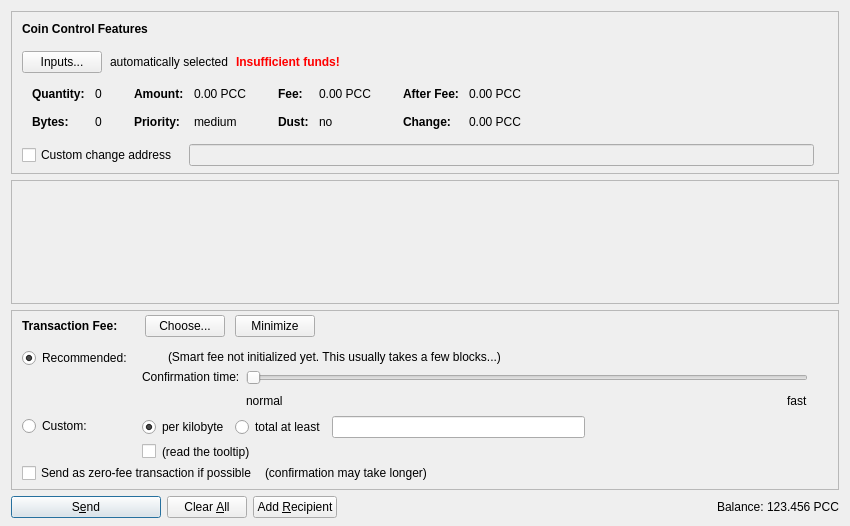
<?xml version="1.0" encoding="UTF-8"?>
<ui version="4.0">
 <class>SendCoinsDialog</class>
 <widget class="QDialog" name="SendCoinsDialog">
  <property name="geometry">
   <rect>
    <x>0</x>
    <y>0</y>
    <width>850</width>
    <height>526</height>
   </rect>
  </property>
  <property name="windowTitle">
   <string>Send Coins</string>
  </property>
  <layout class="QVBoxLayout" name="verticalLayout" stretch="0,1,0,0">
   <property name="bottomMargin">
    <number>8</number>
   </property>
   <item>
    <widget class="QFrame" name="frameCoinControl">
     <property name="sizePolicy">
      <sizepolicy hsizetype="Expanding" vsizetype="Expanding">
       <horstretch>0</horstretch>
       <verstretch>0</verstretch>
      </sizepolicy>
     </property>
     <property name="maximumSize">
      <size>
       <width>16777215</width>
       <height>16777215</height>
      </size>
     </property>
     <property name="frameShape">
      <enum>QFrame::StyledPanel</enum>
     </property>
     <property name="frameShadow">
      <enum>QFrame::Sunken</enum>
     </property>
     <layout class="QVBoxLayout" name="verticalLayoutCoinControl2">
      <property name="spacing">
       <number>0</number>
      </property>
      <property name="leftMargin">
       <number>0</number>
      </property>
      <property name="topMargin">
       <number>0</number>
      </property>
      <property name="rightMargin">
       <number>0</number>
      </property>
      <property name="bottomMargin">
       <number>6</number>
      </property>
      <item>
       <layout class="QVBoxLayout" name="verticalLayoutCoinControl" stretch="0,0,0,0,1">
        <property name="spacing">
         <number>0</number>
        </property>
        <property name="leftMargin">
         <number>10</number>
        </property>
        <property name="topMargin">
         <number>10</number>
        </property>
        <item>
         <layout class="QHBoxLayout" name="horizontalLayoutCoinControl1">
          <property name="bottomMargin">
           <number>15</number>
          </property>
          <item>
           <widget class="QLabel" name="labelCoinControlFeatures">
            <property name="sizePolicy">
             <sizepolicy hsizetype="Preferred" vsizetype="Maximum">
              <horstretch>0</horstretch>
              <verstretch>0</verstretch>
             </sizepolicy>
            </property>
            <property name="font">
             <font>
              <weight>75</weight>
              <bold>true</bold>
             </font>
            </property>
            <property name="styleSheet">
             <string notr="true">font-weight:bold;</string>
            </property>
            <property name="text">
             <string>Coin Control Features</string>
            </property>
           </widget>
          </item>
         </layout>
        </item>
        <item>
         <layout class="QHBoxLayout" name="horizontalLayoutCoinControl2" stretch="0,0,0,0">
          <property name="spacing">
           <number>8</number>
          </property>
          <property name="bottomMargin">
           <number>10</number>
          </property>
          <item>
           <widget class="QPushButton" name="pushButtonCoinControl">
            <property name="styleSheet">
             <string notr="true"/>
            </property>
            <property name="text">
             <string>Inputs...</string>
            </property>
            <property name="autoDefault">
             <bool>false</bool>
            </property>
           </widget>
          </item>
          <item>
           <widget class="QLabel" name="labelCoinControlAutomaticallySelected">
            <property name="text">
             <string>automatically selected</string>
            </property>
            <property name="margin">
             <number>5</number>
            </property>
           </widget>
          </item>
          <item>
           <widget class="QLabel" name="labelCoinControlInsuffFunds">
            <property name="font">
             <font>
              <weight>75</weight>
              <bold>true</bold>
             </font>
            </property>
            <property name="styleSheet">
             <string notr="true">color:red;font-weight:bold;</string>
            </property>
            <property name="text">
             <string>Insufficient funds!</string>
            </property>
            <property name="margin">
             <number>5</number>
            </property>
           </widget>
          </item>
          <item>
           <spacer name="horizontalSpacerCoinControl">
            <property name="orientation">
             <enum>Qt::Horizontal</enum>
            </property>
            <property name="sizeHint" stdset="0">
             <size>
              <width>40</width>
              <height>1</height>
             </size>
            </property>
           </spacer>
          </item>
         </layout>
        </item>
        <item>
         <widget class="QWidget" name="widgetCoinControl" native="true">
          <property name="sizePolicy">
           <sizepolicy hsizetype="Preferred" vsizetype="Preferred">
            <horstretch>0</horstretch>
            <verstretch>0</verstretch>
           </sizepolicy>
          </property>
          <property name="minimumSize">
           <size>
            <width>0</width>
            <height>0</height>
           </size>
          </property>
          <property name="styleSheet">
           <string notr="true"/>
          </property>
          <layout class="QHBoxLayout" name="horizontalLayoutCoinControl5">
           <property name="leftMargin">
            <number>0</number>
           </property>
           <property name="topMargin">
            <number>0</number>
           </property>
           <property name="rightMargin">
            <number>0</number>
           </property>
           <property name="bottomMargin">
            <number>0</number>
           </property>
           <item>
            <layout class="QHBoxLayout" name="horizontalLayoutCoinControl3" stretch="0,0,0,1">
             <property name="spacing">
              <number>20</number>
             </property>
             <property name="topMargin">
              <number>0</number>
             </property>
             <property name="bottomMargin">
              <number>10</number>
             </property>
             <item>
              <layout class="QFormLayout" name="formLayoutCoinControl1">
               <property name="horizontalSpacing">
                <number>10</number>
               </property>
               <property name="verticalSpacing">
                <number>14</number>
               </property>
               <property name="leftMargin">
                <number>10</number>
               </property>
               <property name="topMargin">
                <number>4</number>
               </property>
               <property name="rightMargin">
                <number>6</number>
               </property>
               <item row="0" column="0">
                <widget class="QLabel" name="labelCoinControlQuantityText">
                 <property name="font">
                  <font>
                   <weight>75</weight>
                   <bold>true</bold>
                  </font>
                 </property>
                 <property name="text">
                  <string>Quantity:</string>
                 </property>
                 <property name="margin">
                  <number>0</number>
                 </property>
                </widget>
               </item>
               <item row="0" column="1">
                <widget class="QLabel" name="labelCoinControlQuantity">
                 <property name="cursor">
                  <cursorShape>IBeamCursor</cursorShape>
                 </property>
                 <property name="contextMenuPolicy">
                  <enum>Qt::ActionsContextMenu</enum>
                 </property>
                 <property name="text">
                  <string notr="true">0</string>
                 </property>
                 <property name="margin">
                  <number>0</number>
                 </property>
                 <property name="textInteractionFlags">
                  <set>Qt::LinksAccessibleByMouse|Qt::TextSelectableByKeyboard|Qt::TextSelectableByMouse</set>
                 </property>
                </widget>
               </item>
               <item row="1" column="0">
                <widget class="QLabel" name="labelCoinControlBytesText">
                 <property name="font">
                  <font>
                   <weight>75</weight>
                   <bold>true</bold>
                  </font>
                 </property>
                 <property name="text">
                  <string>Bytes:</string>
                 </property>
                </widget>
               </item>
               <item row="1" column="1">
                <widget class="QLabel" name="labelCoinControlBytes">
                 <property name="cursor">
                  <cursorShape>IBeamCursor</cursorShape>
                 </property>
                 <property name="contextMenuPolicy">
                  <enum>Qt::ActionsContextMenu</enum>
                 </property>
                 <property name="text">
                  <string notr="true">0</string>
                 </property>
                 <property name="textInteractionFlags">
                  <set>Qt::LinksAccessibleByMouse|Qt::TextSelectableByKeyboard|Qt::TextSelectableByMouse</set>
                 </property>
                </widget>
               </item>
              </layout>
             </item>
             <item>
              <layout class="QFormLayout" name="formLayoutCoinControl2">
               <property name="horizontalSpacing">
                <number>10</number>
               </property>
               <property name="verticalSpacing">
                <number>14</number>
               </property>
               <property name="leftMargin">
                <number>6</number>
               </property>
               <property name="topMargin">
                <number>4</number>
               </property>
               <property name="rightMargin">
                <number>6</number>
               </property>
               <item row="0" column="0">
                <widget class="QLabel" name="labelCoinControlAmountText">
                 <property name="font">
                  <font>
                   <weight>75</weight>
                   <bold>true</bold>
                  </font>
                 </property>
                 <property name="text">
                  <string>Amount:</string>
                 </property>
                 <property name="margin">
                  <number>0</number>
                 </property>
                </widget>
               </item>
               <item row="0" column="1">
                <widget class="QLabel" name="labelCoinControlAmount">
                 <property name="cursor">
                  <cursorShape>IBeamCursor</cursorShape>
                 </property>
                 <property name="contextMenuPolicy">
                  <enum>Qt::ActionsContextMenu</enum>
                 </property>
                 <property name="text">
                  <string notr="true">0.00 PCC</string>
                 </property>
                 <property name="textInteractionFlags">
                  <set>Qt::LinksAccessibleByMouse|Qt::TextSelectableByKeyboard|Qt::TextSelectableByMouse</set>
                 </property>
                </widget>
               </item>
               <item row="1" column="0">
                <widget class="QLabel" name="labelCoinControlPriorityText">
                 <property name="font">
                  <font>
                   <weight>75</weight>
                   <bold>true</bold>
                  </font>
                 </property>
                 <property name="text">
                  <string>Priority:</string>
                 </property>
                </widget>
               </item>
               <item row="1" column="1">
                <widget class="QLabel" name="labelCoinControlPriority">
                 <property name="cursor">
                  <cursorShape>IBeamCursor</cursorShape>
                 </property>
                 <property name="contextMenuPolicy">
                  <enum>Qt::ActionsContextMenu</enum>
                 </property>
                 <property name="text">
                  <string notr="true">medium</string>
                 </property>
                 <property name="textInteractionFlags">
                  <set>Qt::LinksAccessibleByMouse|Qt::TextSelectableByKeyboard|Qt::TextSelectableByMouse</set>
                 </property>
                </widget>
               </item>
              </layout>
             </item>
             <item>
              <layout class="QFormLayout" name="formLayoutCoinControl3">
               <property name="horizontalSpacing">
                <number>10</number>
               </property>
               <property name="verticalSpacing">
                <number>14</number>
               </property>
               <property name="leftMargin">
                <number>6</number>
               </property>
               <property name="topMargin">
                <number>4</number>
               </property>
               <property name="rightMargin">
                <number>6</number>
               </property>
               <item row="0" column="0">
                <widget class="QLabel" name="labelCoinControlFeeText">
                 <property name="font">
                  <font>
                   <weight>75</weight>
                   <bold>true</bold>
                  </font>
                 </property>
                 <property name="text">
                  <string>Fee:</string>
                 </property>
                 <property name="margin">
                  <number>0</number>
                 </property>
                </widget>
               </item>
               <item row="0" column="1">
                <widget class="QLabel" name="labelCoinControlFee">
                 <property name="cursor">
                  <cursorShape>IBeamCursor</cursorShape>
                 </property>
                 <property name="contextMenuPolicy">
                  <enum>Qt::ActionsContextMenu</enum>
                 </property>
                 <property name="text">
                  <string notr="true">0.00 PCC</string>
                 </property>
                 <property name="textInteractionFlags">
                  <set>Qt::LinksAccessibleByMouse|Qt::TextSelectableByKeyboard|Qt::TextSelectableByMouse</set>
                 </property>
                </widget>
               </item>
               <item row="1" column="0">
                <widget class="QLabel" name="labelCoinControlLowOutputText">
                 <property name="font">
                  <font>
                   <weight>75</weight>
                   <bold>true</bold>
                  </font>
                 </property>
                 <property name="text">
                  <string>Dust:</string>
                 </property>
                </widget>
               </item>
               <item row="1" column="1">
                <widget class="QLabel" name="labelCoinControlLowOutput">
                 <property name="cursor">
                  <cursorShape>IBeamCursor</cursorShape>
                 </property>
                 <property name="contextMenuPolicy">
                  <enum>Qt::ActionsContextMenu</enum>
                 </property>
                 <property name="text">
                  <string notr="true">no</string>
                 </property>
                 <property name="textInteractionFlags">
                  <set>Qt::LinksAccessibleByMouse|Qt::TextSelectableByKeyboard|Qt::TextSelectableByMouse</set>
                 </property>
                </widget>
               </item>
              </layout>
             </item>
             <item>
              <layout class="QFormLayout" name="formLayoutCoinControl4">
               <property name="horizontalSpacing">
                <number>10</number>
               </property>
               <property name="verticalSpacing">
                <number>14</number>
               </property>
               <property name="leftMargin">
                <number>6</number>
               </property>
               <property name="topMargin">
                <number>4</number>
               </property>
               <property name="rightMargin">
                <number>6</number>
               </property>
               <item row="0" column="0">
                <widget class="QLabel" name="labelCoinControlAfterFeeText">
                 <property name="font">
                  <font>
                   <weight>75</weight>
                   <bold>true</bold>
                  </font>
                 </property>
                 <property name="text">
                  <string>After Fee:</string>
                 </property>
                 <property name="margin">
                  <number>0</number>
                 </property>
                </widget>
               </item>
               <item row="0" column="1">
                <widget class="QLabel" name="labelCoinControlAfterFee">
                 <property name="cursor">
                  <cursorShape>IBeamCursor</cursorShape>
                 </property>
                 <property name="contextMenuPolicy">
                  <enum>Qt::ActionsContextMenu</enum>
                 </property>
                 <property name="text">
                  <string notr="true">0.00 PCC</string>
                 </property>
                 <property name="textInteractionFlags">
                  <set>Qt::LinksAccessibleByMouse|Qt::TextSelectableByKeyboard|Qt::TextSelectableByMouse</set>
                 </property>
                </widget>
               </item>
               <item row="1" column="0">
                <widget class="QLabel" name="labelCoinControlChangeText">
                 <property name="font">
                  <font>
                   <weight>75</weight>
                   <bold>true</bold>
                  </font>
                 </property>
                 <property name="text">
                  <string>Change:</string>
                 </property>
                </widget>
               </item>
               <item row="1" column="1">
                <widget class="QLabel" name="labelCoinControlChange">
                 <property name="cursor">
                  <cursorShape>IBeamCursor</cursorShape>
                 </property>
                 <property name="contextMenuPolicy">
                  <enum>Qt::ActionsContextMenu</enum>
                 </property>
                 <property name="text">
                  <string notr="true">0.00 PCC</string>
                 </property>
                 <property name="textInteractionFlags">
                  <set>Qt::LinksAccessibleByMouse|Qt::TextSelectableByKeyboard|Qt::TextSelectableByMouse</set>
                 </property>
                </widget>
               </item>
              </layout>
             </item>
            </layout>
           </item>
          </layout>
         </widget>
        </item>
        <item>
         <layout class="QHBoxLayout" name="horizontalLayoutCoinControl4" stretch="0,0,0">
          <property name="spacing">
           <number>12</number>
          </property>
          <property name="sizeConstraint">
           <enum>QLayout::SetDefaultConstraint</enum>
          </property>
          <property name="topMargin">
           <number>5</number>
          </property>
          <property name="rightMargin">
           <number>5</number>
          </property>
          <item>
           <widget class="QCheckBox" name="checkBoxCoinControlChange">
            <property name="toolTip">
             <string>If this is activated, but the change address is empty or invalid, change will be sent to a newly generated address.</string>
            </property>
            <property name="text">
             <string>Custom change address</string>
            </property>
           </widget>
          </item>
          <item>
           <widget class="QValidatedLineEdit" name="lineEditCoinControlChange">
            <property name="enabled">
             <bool>false</bool>
            </property>
            <property name="sizePolicy">
             <sizepolicy hsizetype="Expanding" vsizetype="Fixed">
              <horstretch>0</horstretch>
              <verstretch>0</verstretch>
             </sizepolicy>
            </property>
           </widget>
          </item>
          <item>
           <widget class="QLabel" name="labelCoinControlChangeLabel">
            <property name="sizePolicy">
             <sizepolicy hsizetype="Preferred" vsizetype="Expanding">
              <horstretch>0</horstretch>
              <verstretch>0</verstretch>
             </sizepolicy>
            </property>
            <property name="minimumSize">
             <size>
              <width>0</width>
              <height>0</height>
             </size>
            </property>
            <property name="text">
             <string/>
            </property>
            <property name="margin">
             <number>3</number>
            </property>
           </widget>
          </item>
         </layout>
        </item>
        <item>
         <spacer name="verticalSpacerCoinControl">
          <property name="orientation">
           <enum>Qt::Vertical</enum>
          </property>
          <property name="sizeHint" stdset="0">
           <size>
            <width>800</width>
            <height>1</height>
           </size>
          </property>
         </spacer>
        </item>
       </layout>
      </item>
     </layout>
    </widget>
   </item>
   <item>
    <widget class="QScrollArea" name="scrollArea">
     <property name="widgetResizable">
      <bool>true</bool>
     </property>
     <widget class="QWidget" name="scrollAreaWidgetContents">
      <property name="geometry">
       <rect>
        <x>0</x>
        <y>0</y>
        <width>830</width>
        <height>68</height>
       </rect>
      </property>
      <layout class="QVBoxLayout" name="verticalLayout_2" stretch="0,1">
       <property name="leftMargin">
        <number>0</number>
       </property>
       <property name="topMargin">
        <number>0</number>
       </property>
       <property name="rightMargin">
        <number>0</number>
       </property>
       <property name="bottomMargin">
        <number>0</number>
       </property>
       <item>
        <layout class="QVBoxLayout" name="entries">
         <property name="spacing">
          <number>6</number>
         </property>
        </layout>
       </item>
       <item>
        <spacer name="verticalSpacer">
         <property name="orientation">
          <enum>Qt::Vertical</enum>
         </property>
         <property name="sizeHint" stdset="0">
          <size>
           <width>20</width>
           <height>40</height>
          </size>
         </property>
        </spacer>
       </item>
      </layout>
     </widget>
    </widget>
   </item>
   <item>
    <widget class="QFrame" name="frameFee">
     <property name="sizePolicy">
      <sizepolicy hsizetype="Expanding" vsizetype="Expanding">
       <horstretch>0</horstretch>
       <verstretch>0</verstretch>
      </sizepolicy>
     </property>
     <property name="maximumSize">
      <size>
       <width>16777215</width>
       <height>16777215</height>
      </size>
     </property>
     <property name="frameShape">
      <enum>QFrame::StyledPanel</enum>
     </property>
     <property name="frameShadow">
      <enum>QFrame::Sunken</enum>
     </property>
     <layout class="QVBoxLayout" name="verticalLayoutFee1">
      <property name="spacing">
       <number>0</number>
      </property>
      <property name="leftMargin">
       <number>0</number>
      </property>
      <property name="topMargin">
       <number>0</number>
      </property>
      <property name="rightMargin">
       <number>0</number>
      </property>
      <property name="bottomMargin">
       <number>0</number>
      </property>
      <item>
       <layout class="QVBoxLayout" name="verticalLayoutFee2" stretch="0,0,0">
        <property name="spacing">
         <number>0</number>
        </property>
        <property name="leftMargin">
         <number>10</number>
        </property>
        <property name="topMargin">
         <number>0</number>
        </property>
        <item>
         <layout class="QHBoxLayout" name="horizontalLayoutFee1">
          <property name="bottomMargin">
           <number>0</number>
          </property>
          <item>
           <layout class="QVBoxLayout" name="verticalLayoutFee7">
            <property name="spacing">
             <number>0</number>
            </property>
            <item>
             <spacer name="verticalSpacerSmartFee">
              <property name="orientation">
               <enum>Qt::Vertical</enum>
              </property>
              <property name="sizeType">
               <enum>QSizePolicy::Fixed</enum>
              </property>
              <property name="sizeHint" stdset="0">
               <size>
                <width>1</width>
                <height>4</height>
               </size>
              </property>
             </spacer>
            </item>
            <item>
             <layout class="QHBoxLayout" name="horizontalLayoutSmartFee">
              <property name="spacing">
               <number>10</number>
              </property>
              <item>
               <widget class="QLabel" name="labelFeeHeadline">
                <property name="sizePolicy">
                 <sizepolicy hsizetype="Preferred" vsizetype="Maximum">
                  <horstretch>0</horstretch>
                  <verstretch>0</verstretch>
                 </sizepolicy>
                </property>
                <property name="font">
                 <font>
                  <weight>75</weight>
                  <bold>true</bold>
                 </font>
                </property>
                <property name="styleSheet">
                 <string notr="true">font-weight:bold;</string>
                </property>
                <property name="text">
                 <string>Transaction Fee:</string>
                </property>
               </widget>
              </item>
              <item>
               <widget class="QLabel" name="labelFeeMinimized">
                <property name="text">
                 <string/>
                </property>
               </widget>
              </item>
              <item>
               <widget class="QPushButton" name="buttonChooseFee">
                <property name="text">
                 <string>Choose...</string>
                </property>
               </widget>
              </item>
              <item>
               <widget class="QPushButton" name="buttonMinimizeFee">
                <property name="toolTip">
                 <string>collapse fee-settings</string>
                </property>
                <property name="text">
                 <string>Minimize</string>
                </property>
               </widget>
              </item>
             </layout>
            </item>
            <item>
             <spacer name="verticalSpacer_5">
              <property name="orientation">
               <enum>Qt::Vertical</enum>
              </property>
              <property name="sizeHint" stdset="0">
               <size>
                <width>1</width>
                <height>1</height>
               </size>
              </property>
             </spacer>
            </item>
           </layout>
          </item>
          <item>
           <spacer name="horizontalSpacer_4">
            <property name="orientation">
             <enum>Qt::Horizontal</enum>
            </property>
            <property name="sizeHint" stdset="0">
             <size>
              <width>40</width>
              <height>20</height>
             </size>
            </property>
           </spacer>
          </item>
         </layout>
        </item>
        <item>
         <widget class="QFrame" name="frameFeeSelection">
          <layout class="QVBoxLayout" name="verticalLayoutFee12">
           <property name="spacing">
            <number>0</number>
           </property>
           <property name="leftMargin">
            <number>0</number>
           </property>
           <property name="topMargin">
            <number>0</number>
           </property>
           <property name="rightMargin">
            <number>0</number>
           </property>
           <property name="bottomMargin">
            <number>0</number>
           </property>
           <item>
            <layout class="QGridLayout" name="gridLayoutFee">
             <property name="topMargin">
              <number>10</number>
             </property>
             <property name="bottomMargin">
              <number>4</number>
             </property>
             <property name="horizontalSpacing">
              <number>10</number>
             </property>
             <property name="verticalSpacing">
              <number>4</number>
             </property>
             <item row="1" column="1">
              <layout class="QVBoxLayout" name="verticalLayoutFee8">
               <property name="spacing">
                <number>6</number>
               </property>
               <item>
                <layout class="QHBoxLayout" name="horizontalLayoutFee13">
                 <item>
                  <widget class="QRadioButton" name="radioCustomPerKilobyte">
                   <property name="toolTip">
                    <string>If the custom fee is set to 1000 satoshis and the transaction is only 250 bytes, then &quot;per kilobyte&quot; only pays 250 satoshis in fee, while &quot;at least&quot; pays 1000 satoshis. For transactions bigger than a kilobyte both pay by kilobyte.</string>
                   </property>
                   <property name="text">
                    <string>per kilobyte</string>
                   </property>
                   <property name="checked">
                    <bool>true</bool>
                   </property>
                   <attribute name="buttonGroup">
                    <string notr="true">groupCustomFee</string>
                   </attribute>
                  </widget>
                 </item>
                 <item>
                  <widget class="QRadioButton" name="radioCustomAtLeast">
                   <property name="toolTip">
                    <string>If the custom fee is set to 1000 satoshis and the transaction is only 250 bytes, then &quot;per kilobyte&quot; only pays 250 satoshis in fee, while &quot;total at least&quot; pays 1000 satoshis. For transactions bigger than a kilobyte both pay by kilobyte.</string>
                   </property>
                   <property name="text">
                    <string>total at least</string>
                   </property>
                   <attribute name="buttonGroup">
                    <string notr="true">groupCustomFee</string>
                   </attribute>
                  </widget>
                 </item>
                 <item>
                  <widget class="BitcoinAmountField" name="customFee"/>
                 </item>
                 <item>
                  <spacer name="horizontalSpacer_6">
                   <property name="orientation">
                    <enum>Qt::Horizontal</enum>
                   </property>
                   <property name="sizeHint" stdset="0">
                    <size>
                     <width>1</width>
                     <height>1</height>
                    </size>
                   </property>
                  </spacer>
                 </item>
                </layout>
               </item>
               <item>
                <layout class="QHBoxLayout" name="horizontalLayoutFee8">
                 <item>
                  <widget class="QCheckBox" name="checkBoxMinimumFee">
                   <property name="toolTip">
                    <string>Paying only the minimum fee is just fine as long as there is less transaction volume than space in the blocks. But be aware that this can end up in a never confirming transaction once there is more demand for polishcoin transactions than the network can process.</string>
                   </property>
                   <property name="text">
                    <string/>
                   </property>
                  </widget>
                 </item>
                 <item>
                  <widget class="QLabel" name="labelMinFeeWarning">
                   <property name="enabled">
                    <bool>true</bool>
                   </property>
                   <property name="toolTip">
                    <string>Paying only the minimum fee is just fine as long as there is less transaction volume than space in the blocks. But be aware that this can end up in a never confirming transaction once there is more demand for polishcoin transactions than the network can process.</string>
                   </property>
                   <property name="text">
                    <string>(read the tooltip)</string>
                   </property>
                   <property name="margin">
                    <number>5</number>
                   </property>
                  </widget>
                 </item>
                 <item>
                  <spacer name="horizontalSpacer_2">
                   <property name="orientation">
                    <enum>Qt::Horizontal</enum>
                   </property>
                   <property name="sizeHint" stdset="0">
                    <size>
                     <width>1</width>
                     <height>1</height>
                    </size>
                   </property>
                  </spacer>
                 </item>
                </layout>
               </item>
              </layout>
             </item>
             <item row="0" column="0">
              <layout class="QVBoxLayout" name="verticalLayoutFee4" stretch="0,1">
               <item>
                <widget class="QRadioButton" name="radioSmartFee">
                 <property name="text">
                  <string>Recommended:</string>
                 </property>
                 <property name="checked">
                  <bool>true</bool>
                 </property>
                 <attribute name="buttonGroup">
                  <string notr="true">groupFee</string>
                 </attribute>
                </widget>
               </item>
               <item>
                <spacer name="verticalSpacer_2">
                 <property name="orientation">
                  <enum>Qt::Vertical</enum>
                 </property>
                 <property name="sizeHint" stdset="0">
                  <size>
                   <width>1</width>
                   <height>1</height>
                  </size>
                 </property>
                </spacer>
               </item>
              </layout>
             </item>
             <item row="1" column="0">
              <layout class="QVBoxLayout" name="verticalLayoutFee9" stretch="0,1">
               <item>
                <widget class="QRadioButton" name="radioCustomFee">
                 <property name="text">
                  <string>Custom:</string>
                 </property>
                 <attribute name="buttonGroup">
                  <string notr="true">groupFee</string>
                 </attribute>
                </widget>
               </item>
               <item>
                <spacer name="verticalSpacer_6">
                 <property name="orientation">
                  <enum>Qt::Vertical</enum>
                 </property>
                 <property name="sizeHint" stdset="0">
                  <size>
                   <width>1</width>
                   <height>1</height>
                  </size>
                 </property>
                </spacer>
               </item>
              </layout>
             </item>
             <item row="0" column="1">
              <layout class="QVBoxLayout" name="verticalLayoutFee3" stretch="0,0,1">
               <property name="spacing">
                <number>6</number>
               </property>
               <property name="topMargin">
                <number>2</number>
               </property>
               <item>
                <layout class="QHBoxLayout" name="horizontalLayoutFee12">
                 <item>
                  <widget class="QLabel" name="labelSmartFee">
                   <property name="text">
                    <string/>
                   </property>
                   <property name="margin">
                    <number>2</number>
                   </property>
                  </widget>
                 </item>
                 <item>
                  <widget class="QLabel" name="labelFeeEstimation">
                   <property name="text">
                    <string/>
                   </property>
                  </widget>
                 </item>
                 <item>
                  <widget class="QLabel" name="labelSmartFee2">
                   <property name="text">
                    <string>(Smart fee not initialized yet. This usually takes a few blocks...)</string>
                   </property>
                   <property name="margin">
                    <number>2</number>
                   </property>
                  </widget>
                 </item>
                 <item>
                  <spacer name="horizontalSpacer_5">
                   <property name="orientation">
                    <enum>Qt::Horizontal</enum>
                   </property>
                   <property name="sizeHint" stdset="0">
                    <size>
                     <width>1</width>
                     <height>1</height>
                    </size>
                   </property>
                  </spacer>
                 </item>
                </layout>
               </item>
               <item>
                <layout class="QHBoxLayout" name="horizontalLayoutFee9">
                 <item>
                  <layout class="QVBoxLayout" name="verticalLayoutFee6">
                   <item>
                    <widget class="QLabel" name="labelSmartFee3">
                     <property name="text">
                      <string>Confirmation time:</string>
                     </property>
                     <property name="margin">
                      <number>2</number>
                     </property>
                    </widget>
                   </item>
                   <item>
                    <spacer name="verticalSpacer_3">
                     <property name="orientation">
                      <enum>Qt::Vertical</enum>
                     </property>
                     <property name="sizeHint" stdset="0">
                      <size>
                       <width>1</width>
                       <height>1</height>
                      </size>
                     </property>
                    </spacer>
                   </item>
                  </layout>
                 </item>
                 <item>
                  <layout class="QVBoxLayout" name="verticalLayoutFee5">
                   <property name="rightMargin">
                    <number>30</number>
                   </property>
                   <item>
                    <widget class="QSlider" name="sliderSmartFee">
                     <property name="minimum">
                      <number>0</number>
                     </property>
                     <property name="maximum">
                      <number>24</number>
                     </property>
                     <property name="pageStep">
                      <number>1</number>
                     </property>
                     <property name="value">
                      <number>0</number>
                     </property>
                     <property name="orientation">
                      <enum>Qt::Horizontal</enum>
                     </property>
                     <property name="invertedAppearance">
                      <bool>false</bool>
                     </property>
                     <property name="invertedControls">
                      <bool>false</bool>
                     </property>
                     <property name="tickPosition">
                      <enum>QSlider::NoTicks</enum>
                     </property>
                    </widget>
                   </item>
                   <item>
                    <layout class="QHBoxLayout" name="horizontalLayoutFee10">
                     <item>
                      <widget class="QLabel" name="labelSmartFeeNormal">
                       <property name="text">
                        <string>normal</string>
                       </property>
                      </widget>
                     </item>
                     <item>
                      <spacer name="horizontalSpacer_3">
                       <property name="orientation">
                        <enum>Qt::Horizontal</enum>
                       </property>
                       <property name="sizeHint" stdset="0">
                        <size>
                         <width>40</width>
                         <height>20</height>
                        </size>
                       </property>
                      </spacer>
                     </item>
                     <item>
                      <widget class="QLabel" name="labelSmartFeeFast">
                       <property name="text">
                        <string>fast</string>
                       </property>
                      </widget>
                     </item>
                    </layout>
                   </item>
                  </layout>
                 </item>
                </layout>
               </item>
               <item>
                <spacer name="verticalSpacer_4">
                 <property name="orientation">
                  <enum>Qt::Vertical</enum>
                 </property>
                 <property name="sizeHint" stdset="0">
                  <size>
                   <width>1</width>
                   <height>1</height>
                  </size>
                 </property>
                </spacer>
               </item>
              </layout>
             </item>
            </layout>
           </item>
           <item>
            <layout class="QHBoxLayout" name="horizontalLayoutFee5" stretch="0,0,0">
             <property name="spacing">
              <number>8</number>
             </property>
             <property name="bottomMargin">
              <number>4</number>
             </property>
             <item>
              <widget class="QCheckBox" name="checkBoxFreeTx">
               <property name="text">
                <string>Send as zero-fee transaction if possible</string>
               </property>
              </widget>
             </item>
             <item>
              <widget class="QLabel" name="labelFreeTx">
               <property name="text">
                <string>(confirmation may take longer)</string>
               </property>
               <property name="margin">
                <number>5</number>
               </property>
              </widget>
             </item>
             <item>
              <spacer name="horizontalSpacerFee5">
               <property name="orientation">
                <enum>Qt::Horizontal</enum>
               </property>
               <property name="sizeHint" stdset="0">
                <size>
                 <width>1</width>
                 <height>1</height>
                </size>
               </property>
              </spacer>
             </item>
            </layout>
           </item>
           <item>
            <spacer name="verticalSpacerFee2">
             <property name="orientation">
              <enum>Qt::Vertical</enum>
             </property>
             <property name="sizeHint" stdset="0">
              <size>
               <width>1</width>
               <height>1</height>
              </size>
             </property>
            </spacer>
           </item>
          </layout>
         </widget>
        </item>
        <item>
         <spacer name="verticalSpacerFee">
          <property name="orientation">
           <enum>Qt::Vertical</enum>
          </property>
          <property name="sizeHint" stdset="0">
           <size>
            <width>800</width>
            <height>1</height>
           </size>
          </property>
         </spacer>
        </item>
       </layout>
      </item>
     </layout>
    </widget>
   </item>
   <item>
    <layout class="QHBoxLayout" name="horizontalLayout">
     <item>
      <widget class="QPushButton" name="sendButton">
       <property name="minimumSize">
        <size>
         <width>150</width>
         <height>0</height>
        </size>
       </property>
       <property name="toolTip">
        <string>Confirm the send action</string>
       </property>
       <property name="text">
        <string>S&amp;end</string>
       </property>
       <property name="icon">
        <iconset resource="../bitcoin.qrc">
         <normaloff>:/icons/send</normaloff>:/icons/send</iconset>
       </property>
       <property name="autoDefault">
        <bool>false</bool>
       </property>
       <property name="default">
        <bool>true</bool>
       </property>
      </widget>
     </item>
     <item>
      <widget class="QPushButton" name="clearButton">
       <property name="sizePolicy">
        <sizepolicy hsizetype="Minimum" vsizetype="Fixed">
         <horstretch>0</horstretch>
         <verstretch>0</verstretch>
        </sizepolicy>
       </property>
       <property name="toolTip">
        <string>Clear all fields of the form.</string>
       </property>
       <property name="text">
        <string>Clear &amp;All</string>
       </property>
       <property name="icon">
        <iconset resource="../bitcoin.qrc">
         <normaloff>:/icons/remove</normaloff>:/icons/remove</iconset>
       </property>
       <property name="autoDefault">
        <bool>false</bool>
       </property>
      </widget>
     </item>
     <item>
      <widget class="QPushButton" name="addButton">
       <property name="toolTip">
        <string>Send to multiple recipients at once</string>
       </property>
       <property name="text">
        <string>Add &amp;Recipient</string>
       </property>
       <property name="icon">
        <iconset resource="../bitcoin.qrc">
         <normaloff>:/icons/add</normaloff>:/icons/add</iconset>
       </property>
       <property name="autoDefault">
        <bool>false</bool>
       </property>
      </widget>
     </item>
     <item>
      <spacer name="horizontalSpacer">
       <property name="orientation">
        <enum>Qt::Horizontal</enum>
       </property>
       <property name="sizeHint" stdset="0">
        <size>
         <width>40</width>
         <height>20</height>
        </size>
       </property>
      </spacer>
     </item>
     <item>
      <layout class="QHBoxLayout" name="horizontalLayout_2">
       <property name="spacing">
        <number>3</number>
       </property>
       <item>
        <widget class="QLabel" name="label">
         <property name="sizePolicy">
          <sizepolicy hsizetype="Preferred" vsizetype="Fixed">
           <horstretch>0</horstretch>
           <verstretch>0</verstretch>
          </sizepolicy>
         </property>
         <property name="text">
          <string>Balance:</string>
         </property>
        </widget>
       </item>
       <item>
        <widget class="QLabel" name="labelBalance">
         <property name="sizePolicy">
          <sizepolicy hsizetype="Preferred" vsizetype="Fixed">
           <horstretch>0</horstretch>
           <verstretch>0</verstretch>
          </sizepolicy>
         </property>
         <property name="cursor">
          <cursorShape>IBeamCursor</cursorShape>
         </property>
         <property name="text">
          <string notr="true">123.456 PCC</string>
         </property>
         <property name="textInteractionFlags">
          <set>Qt::LinksAccessibleByMouse|Qt::TextSelectableByKeyboard|Qt::TextSelectableByMouse</set>
         </property>
        </widget>
       </item>
      </layout>
     </item>
    </layout>
   </item>
  </layout>
 </widget>
 <customwidgets>
  <customwidget>
   <class>QValidatedLineEdit</class>
   <extends>QLineEdit</extends>
   <header>qvalidatedlineedit.h</header>
  </customwidget>
  <customwidget>
   <class>BitcoinAmountField</class>
   <extends>QLineEdit</extends>
   <header>bitcoinamountfield.h</header>
   <container>1</container>
  </customwidget>
 </customwidgets>
 <resources>
  <include location="../bitcoin.qrc"/>
 </resources>
 <connections/>
 <buttongroups>
  <buttongroup name="groupFee"/>
  <buttongroup name="groupCustomFee"/>
 </buttongroups>
</ui>
